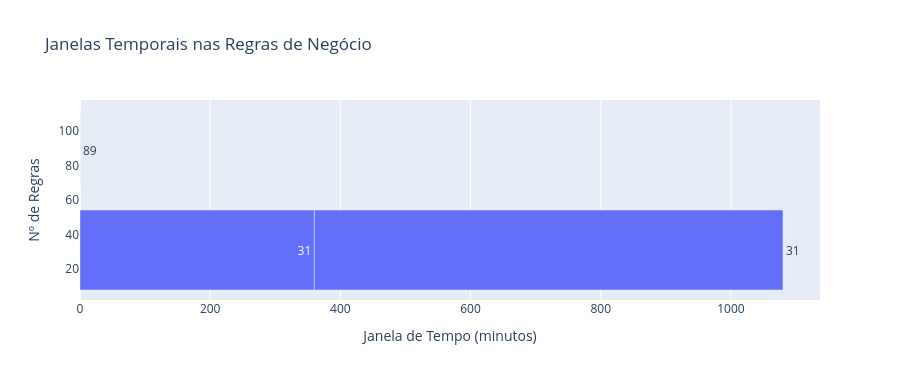

Notebook code cell kept with this figure:
### Code cell
# Janelas de tempo utilizadas
tempo_counts = rules.group_by("TEMPO").len().sort("TEMPO")
print("Janelas de tempo (minutos) mais usadas nas regras:")
print(tempo_counts)

fig = px.bar(
    tempo_counts.to_pandas(), x="TEMPO", y="len",
    title="Janelas Temporais nas Regras de Negócio",
    labels={"TEMPO": "Janela de Tempo (minutos)", "len": "Nº de Regras"},
    text="len",
)
fig.update_traces(textposition="outside")
fig.update_layout(height=380)
fig.show()

### Figure 1 — Plotly figure (JSON) as saved in the notebook; plotly's stock layout.template omitted (floating-point values rounded to 4 significant figures)
{"data": [{"hovertemplate": "Janela de Tempo (minutos)=%{x}<br>Nº de Regras=%{text}<extra></extra>", "legendgroup": "", "marker": {"color": "#636efa", "pattern": {"shape": ""}}, "name": "", "orientation": "h", "showlegend": false, "text": [89.0, 31.0, 31.0], "textposition": "outside", "type": "bar", "x": [0, 360, 720], "xaxis": "x", "y": [89, 31, 31], "yaxis": "y"}], "layout": {"barmode": "relative", "height": 380, "legend": {"tracegroupgap": 0}, "title": {"text": "Janelas Temporais nas Regras de Negócio"}, "xaxis": {"anchor": "y", "domain": [0.0, 1.0], "title": {"text": "Janela de Tempo (minutos)"}}, "yaxis": {"anchor": "x", "domain": [0.0, 1.0], "title": {"text": "Nº de Regras"}}}}
